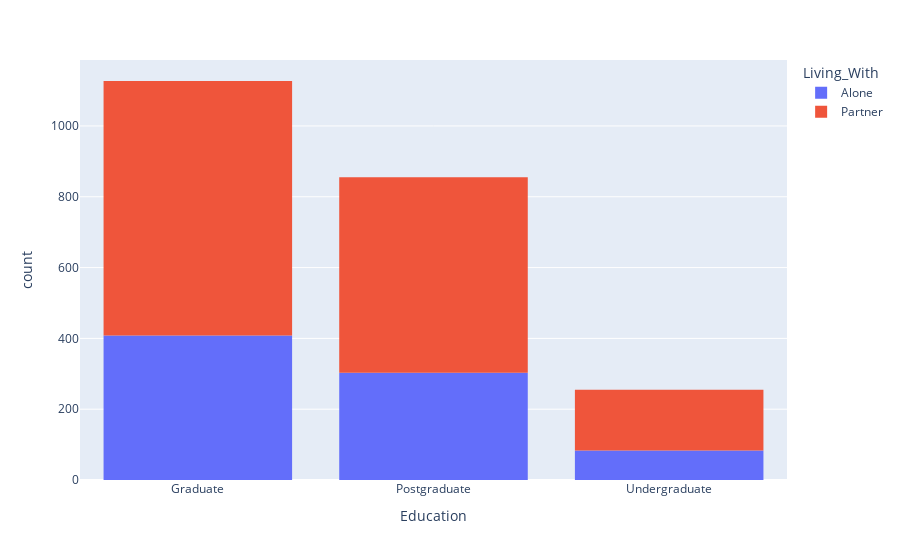

The notebook cell saved with this chart:
### Code cell
px.histogram(df,x="Education", color="Living_With")

### Figure 1 — Plotly figure (JSON) as saved in the notebook; plotly's stock layout.template omitted (floating-point values rounded to 4 significant figures; data arrays with more than 128 entries replaced by an {"elided": "..."} marker saying what was removed)
{"data": [{"alignmentgroup": "True", "bingroup": "x", "hovertemplate": "Living_With=Alone<br>Education=%{x}<br>count=%{y}<extra></extra>", "legendgroup": "Alone", "marker": {"color": "#636efa", "pattern": {"shape": ""}}, "name": "Alone", "offsetgroup": "Alone", "orientation": "v", "showlegend": true, "type": "histogram", "x": {"elided": "794 str values"}, "xaxis": "x", "yaxis": "y"}, {"alignmentgroup": "True", "bingroup": "x", "hovertemplate": "Living_With=Partner<br>Education=%{x}<br>count=%{y}<extra></extra>", "legendgroup": "Partner", "marker": {"color": "#EF553B", "pattern": {"shape": ""}}, "name": "Partner", "offsetgroup": "Partner", "orientation": "v", "showlegend": true, "type": "histogram", "x": {"elided": "1443 str values"}, "xaxis": "x", "yaxis": "y"}], "layout": {"barmode": "relative", "legend": {"title": {"text": "Living_With"}, "tracegroupgap": 0}, "margin": {"t": 60}, "xaxis": {"anchor": "y", "domain": [0, 1], "title": {"text": "Education"}}, "yaxis": {"anchor": "x", "domain": [0, 1], "title": {"text": "count"}}}}
